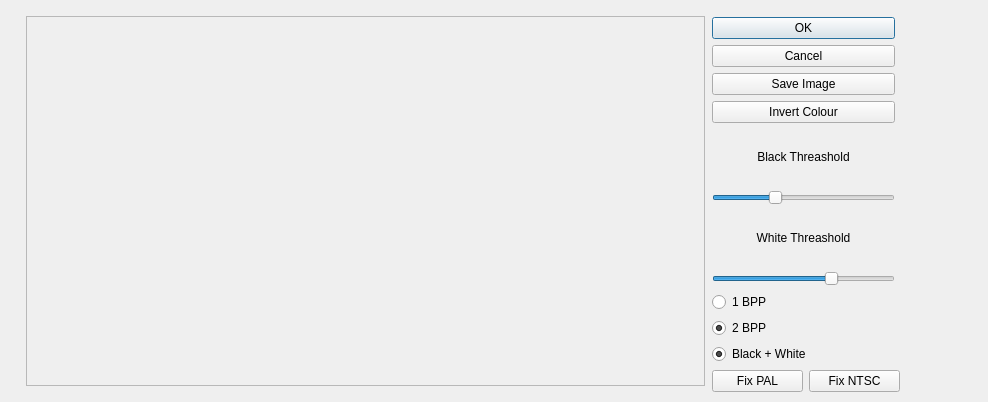
<?xml version="1.0" encoding="UTF-8"?>
<ui version="4.0">
 <class>ImportImageDialog</class>
 <widget class="QDialog" name="ImportImageDialog">
  <property name="geometry">
   <rect>
    <x>0</x>
    <y>0</y>
    <width>988</width>
    <height>402</height>
   </rect>
  </property>
  <property name="sizePolicy">
   <sizepolicy hsizetype="Preferred" vsizetype="Preferred">
    <horstretch>0</horstretch>
    <verstretch>0</verstretch>
   </sizepolicy>
  </property>
  <property name="windowTitle">
   <string>Import Image</string>
  </property>
  <widget class="QFrame" name="frame_1">
   <property name="geometry">
    <rect>
     <x>26</x>
     <y>16</y>
     <width>679</width>
     <height>370</height>
    </rect>
   </property>
   <property name="sizePolicy">
    <sizepolicy hsizetype="MinimumExpanding" vsizetype="MinimumExpanding">
     <horstretch>250</horstretch>
     <verstretch>250</verstretch>
    </sizepolicy>
   </property>
   <property name="frameShape">
    <enum>QFrame::StyledPanel</enum>
   </property>
   <property name="frameShadow">
    <enum>QFrame::Raised</enum>
   </property>
  </widget>
  <widget class="QWidget" name="layoutWidget">
   <property name="geometry">
    <rect>
     <x>712</x>
     <y>17</y>
     <width>188</width>
     <height>375</height>
    </rect>
   </property>
   <layout class="QVBoxLayout" name="verticalLayout_4">
    <item>
     <layout class="QVBoxLayout" name="verticalLayout_3">
      <property name="sizeConstraint">
       <enum>QLayout::SetMinimumSize</enum>
      </property>
      <property name="rightMargin">
       <number>5</number>
      </property>
      <item>
       <widget class="QPushButton" name="buttonOK">
        <property name="text">
         <string>OK</string>
        </property>
       </widget>
      </item>
      <item>
       <widget class="QPushButton" name="buttonCancel">
        <property name="text">
         <string>Cancel</string>
        </property>
       </widget>
      </item>
      <item>
       <widget class="QPushButton" name="buttonSaveImage">
        <property name="text">
         <string>Save Image</string>
        </property>
       </widget>
      </item>
      <item>
       <widget class="QPushButton" name="buttonInvertColor">
        <property name="text">
         <string>Invert Colour</string>
        </property>
        <property name="checkable">
         <bool>true</bool>
        </property>
       </widget>
      </item>
     </layout>
    </item>
    <item>
     <layout class="QVBoxLayout" name="verticalLayout_2">
      <property name="sizeConstraint">
       <enum>QLayout::SetMinimumSize</enum>
      </property>
      <property name="rightMargin">
       <number>5</number>
      </property>
      <item>
       <widget class="QLabel" name="label">
        <property name="sizePolicy">
         <sizepolicy hsizetype="Minimum" vsizetype="Preferred">
          <horstretch>0</horstretch>
          <verstretch>0</verstretch>
         </sizepolicy>
        </property>
        <property name="text">
         <string>Black Threashold</string>
        </property>
        <property name="alignment">
         <set>Qt::AlignCenter</set>
        </property>
       </widget>
      </item>
      <item>
       <widget class="QSlider" name="sliderBlack">
        <property name="maximum">
         <number>255</number>
        </property>
        <property name="sliderPosition">
         <number>85</number>
        </property>
        <property name="orientation">
         <enum>Qt::Horizontal</enum>
        </property>
       </widget>
      </item>
      <item>
       <widget class="QLabel" name="label_2">
        <property name="sizePolicy">
         <sizepolicy hsizetype="Minimum" vsizetype="Preferred">
          <horstretch>0</horstretch>
          <verstretch>0</verstretch>
         </sizepolicy>
        </property>
        <property name="text">
         <string>White Threashold</string>
        </property>
        <property name="alignment">
         <set>Qt::AlignCenter</set>
        </property>
       </widget>
      </item>
      <item>
       <widget class="QSlider" name="sliderWhite">
        <property name="maximum">
         <number>255</number>
        </property>
        <property name="sliderPosition">
         <number>170</number>
        </property>
        <property name="orientation">
         <enum>Qt::Horizontal</enum>
        </property>
       </widget>
      </item>
     </layout>
    </item>
    <item>
     <layout class="QVBoxLayout" name="verticalLayout">
      <item>
       <widget class="QRadioButton" name="radio1BPP">
        <property name="text">
         <string>1 BPP</string>
        </property>
        <property name="checked">
         <bool>false</bool>
        </property>
        <attribute name="buttonGroup">
         <string notr="true">buttonGroup</string>
        </attribute>
       </widget>
      </item>
      <item>
       <widget class="QRadioButton" name="radio2BPP">
        <property name="text">
         <string>2 BPP</string>
        </property>
        <property name="checked">
         <bool>true</bool>
        </property>
        <attribute name="buttonGroup">
         <string notr="true">buttonGroup</string>
        </attribute>
       </widget>
      </item>
     </layout>
    </item>
    <item>
     <widget class="QRadioButton" name="radioBW">
      <property name="text">
       <string>Black + White</string>
      </property>
      <property name="checked">
       <bool>true</bool>
      </property>
     </widget>
    </item>
    <item>
     <layout class="QHBoxLayout" name="horizontalLayout">
      <item>
       <widget class="QPushButton" name="buttonFixPAL">
        <property name="sizePolicy">
         <sizepolicy hsizetype="Preferred" vsizetype="Fixed">
          <horstretch>0</horstretch>
          <verstretch>0</verstretch>
         </sizepolicy>
        </property>
        <property name="text">
         <string>Fix PAL</string>
        </property>
       </widget>
      </item>
      <item>
       <widget class="QPushButton" name="buttonFixNTSC">
        <property name="sizePolicy">
         <sizepolicy hsizetype="Preferred" vsizetype="Fixed">
          <horstretch>0</horstretch>
          <verstretch>0</verstretch>
         </sizepolicy>
        </property>
        <property name="text">
         <string>Fix NTSC</string>
        </property>
       </widget>
      </item>
     </layout>
    </item>
   </layout>
  </widget>
 </widget>
 <resources/>
 <connections/>
 <buttongroups>
  <buttongroup name="buttonGroup"/>
 </buttongroups>
</ui>
